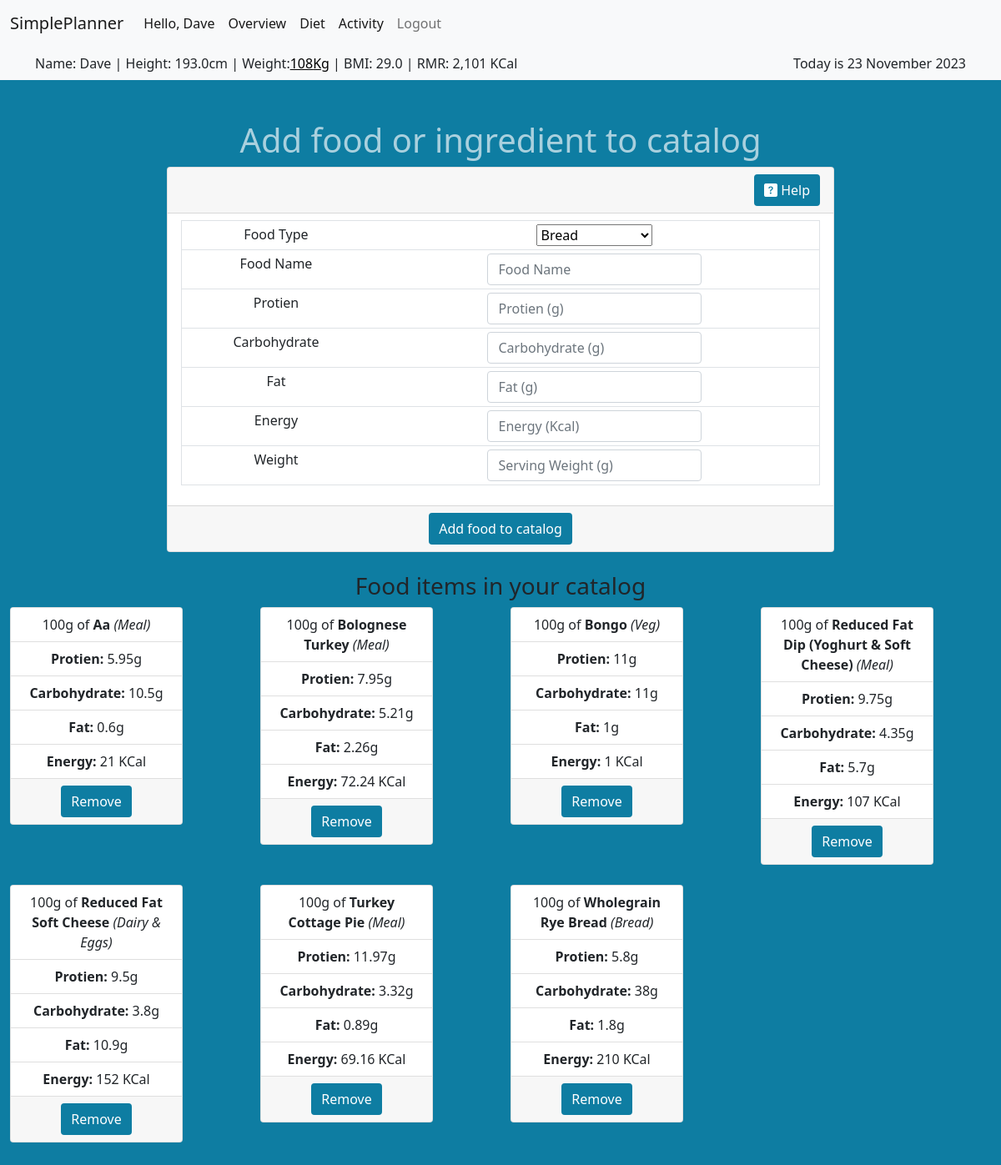
The app's page /customfood (signed in) with its own data.
### tables this page shows
CREATE TABLE custom_food (
    id INTEGER PRIMARY KEY,
    user_id INTEGER REFERENCES users(id) NOT NULL,
    food_name TEXT,
    food_type_id INTEGER REFERENCES food_type(id) NOT NULL,
    energy INTEGER,
    protien INTEGER,
    carbohydrate INTEGER,
    fat INTEGER,
    desc TEXT
);

CREATE TABLE food_type (
    id INTEGER PRIMARY KEY,
    type TEXT
);

### app.py (the view)
@app.route("/customfood", methods=["GET", "POST"])
@helpers.login_required
def custom_food():
    if request.method == "POST":
        try:
            values = helpers.check_values(request.form.to_dict(flat=True), string=["name"], zero=[
                                  "energy", "protien", "carbohydrate", "fat"], positive=["amount"])
        except Exception as e:
            print(f"/customfood ERROR: {e}")
            pass
        else:
            energy = round(values["energy"] / values["amount"] * 100, 2)
            protien = round(values["protien"] / values["amount"] * 100, 2)
            carbs = round(values["carbohydrate"] / values["amount"] * 100, 2)
            fat = round(values["fat"] / values["amount"] * 100, 2)
            cur = db.cursor()
            if cur.execute("INSERT INTO custom_food (user_id, food_name, food_type_id, energy, protien, carbohydrate, fat) VALUES (?, ?, ?, ?, ?, ?, ?)", (session["user_id"], request.form.get("name").title(), request.form.get("food_type"), energy, protien, carbs, fat)).rowcount == 1:
                helpers.add_toast(
                    f"{request.form.get('name').title()} created and added as a custom food item", 1)
                db.commit()
            else:
                helpers.add_toast(f"Food not added to database, please try again")
            cur.close()
            session["meal_creation"] = []
        return redirect("/diet_diary")
    else:
        cur = db.cursor()
        custom_foods = cur.execute("SELECT custom_food.id, custom_food.food_name, custom_food.energy, custom_food.protien, custom_food.carbohydrate, custom_food.fat, food_type.type, food_type.id AS food_type_id FROM custom_food INNER JOIN food_type ON custom_food.food_type_id = food_type.id WHERE custom_food.user_id = ? ORDER BY food_name", ((
            session["user_id"]), )).fetchall()
        food_types = cur.execute(
            "SELECT * FROM food_type ORDER BY type").fetchall()
        cur.close()
        return render_template("diet_foodcreation.html", custom_foods=custom_foods, food_types=food_types)

### helpers.py (called while the page is built)
def dict_factory(cursor, row):
    fields = [column[0] for column in cursor.description]
    return {key: value for key, value in zip(fields, row)}

def login_required(f):
    @wraps(f)
    def decorated_function(*args, **kwargs):
        if session.get("user_id") is None:
            return redirect("/login")
        return f(*args, **kwargs)
    return decorated_function

def kcal(value):
    return f"{value:,} KCal"

def gkg(value):
    if value < 1000:
        return f"{value:}g"
    else:
        return f"{float(value/1000):,.1f}Kg"

def date_format(value):
    months = ("January", "February", "March", "April", "May", "June",
              "July", "August", "September", "October", "November", "December")
    month = months[value.month-1]
    return "{} {} {}".format(value.day, month, value.year)

### templates/diet_foodcreation.html (shortened to what this page needs)
{% extends "layout.html" %}
{% block main %}
<h1>Add food or ingredient to catalog</h1>
<div class="card" style="width: 50rem; margin-left: auto; margin-right: auto;">
    <div class="card-header">
        <button type="button" data-bs-toggle="modal" data-bs-target="#helpModal" style="float: right"><i
                class="bi bi-question-square-fill"></i> Help</button>
    </div>
    <form action="/customfood" method="post">
        <ul class="list-group list-group-flush">
            <li class="list-group-item">
                <table class="table table-sm">
                    <tr>
                        <td>Food Type</td>
                        <td>
                            <select name="food_type">
                                {% for type in food_types %}
                                <option value='{{ type["id"] }}'>{{ type["type"] }}</option>
                                {% endfor %}
                            </select>
                        </td>
                    </tr>
                    <tr>
                        <td>Food Name</td>
                        <td><input autocomplete="off" autofocus class="form-control mx-auto w-auto" name="name"
                                placeholder="Food Name" required type="text"></td>
                    </tr>
                    <tr>
                        <td>Protien</td>
                        <td><input class="form-control mx-auto w-auto" name="protien" placeholder="Protien (g)" required
                                type="text"></td>
                    </tr>
                    <tr>
                        <td>Carbohydrate</td>
                        <td><input class="form-control mx-auto w-auto" name="carbohydrate"
                                placeholder="Carbohydrate (g)" required type="text"></td>
                    </tr>
                    <tr>
                        <td>Fat</td>
                        <td><input class="form-control mx-auto w-auto" name="fat" placeholder="Fat (g)" required
                                type="text"></td>
                    </tr>
                    <tr>
                        <td>Energy</td>
                        <td><input class="form-control mx-auto w-auto" name="energy" placeholder="Energy (Kcal)"
                                required type="text"></td>
                    </tr>
                    <tr>
                        <td>Weight</td>
                        <td><input class="form-control mx-auto w-auto" name="amount" placeholder="Serving Weight (g)"
                                required type="text"></td>
                    </tr>
                </table>
            </li>
        </ul>
        <div class="card-footer">
            <button type="submit">Add food to catalog</button>
        </div>
    </form>
</div>
<br>
<h3>Food items in your catalog</h3>
<div class="row">
    {% for food in custom_foods %}
    <div class="col-sm-3">
        <div class="card" style="width: 75%;">
            <ul class="list-group list-group-flush">
                <li class="list-group-item">100g of <b>{{ food["food_name"] }}</b> <i>({{ food["type"] }})</i></li>
                <li class="list-group-item"><b>Protien:</b> {{ food["protien"] | gkg }}</li>
                <li class="list-group-item"><b>Carbohydrate:</b> {{ food["carbohydrate"] | gkg }}</li>
                <li class="list-group-item"><b>Fat:</b> {{ food["fat"] | gkg }}</li>
                <li class="list-group-item"><b>Energy:</b> {{ food["energy"] | kcal }}</li>
            </ul>
            <div class="card-footer">
                <form action="/removecustomfood" method="post"><input type="hidden" name="id"
                        value='{{ food["id"] }}'><button type="submit">Remove</button></form>
            </div>
        </div>
        <br>
    </div>
    {% endfor %}
</div>
{% endblock %}

### templates/layout.html (shortened to what this page needs)
<!DOCTYPE html>
<html lang="eng">
<head>
    <link href="https://cdn.jsdelivr.net/npm/bootstrap@5.1.3/dist/css/bootstrap.min.css"
 rel="stylesheet">
    <link rel="stylesheet" href="https://cdn.jsdelivr.net/npm/bootstrap-icons@1.11.1/font/bootstrap-icons.css">
    <link rel="stylesheet" type="text/css" href="static/style.css">
</head>
<body>
    <nav class="navbar navbar-expand-lg navbar-light bg-light">
        <div class="container-fluid">
            <a class="navbar-brand" href="/">SimplePlanner</a>
            <div class="collapse navbar-collapse" id="navbarNavDropdown">
                <ul class="navbar-nav">
                    {% if session["user_id"] %}
                    <li class="nav-item">
                        <a class="nav-link active" aria-current="page" href="#">Hello, {{ session["username"] }}</a>
                    </li>
                    <li class="nav-item">
                        <a class="nav-link active" aria-current="page" href="/overview">Overview</a>
                    </li>
                    <li class="nav-item">
                        <a class="nav-link active" aria-current="page" href="/diet_diary">Diet</a>
                    </li>
                    <li class="nav-item">
                        <a class="nav-link active" aria-current="page" href="/exercise_diary">Activity</a>
                    </li>
                    <li class="nav-item">
                        <a class="nav-link" href="/logout">Logout</a>
                    </li>
                    {% endif %}
                </ul>
            </div>
        </div>
    </nav>
    {% if session["user_id"] %}
    <nav class="navbar navbar-expand-lg navbar-light bg-light">
        <div class="container">
            <div class="collapse navbar-collapse" id="navbarButtonsExample">
                Name: {{ session["username"] }} | Height: {{ session["height"] }}cm | Weight: <a type="button"
                    data-bs-toggle="modal" data-bs-target="#update_weight" href="#">{{ session['weight'] }}Kg</a>&nbsp|
                BMI: {{ (session["weight"] / ((session["height"] / 100) * (session["height"] / 100))) | round(1,
                'common') }} | RMR: {{ session["rmr"] | kcal }}
            </div>
            <div class="d-flex align-items-center">
                Today is {{ session["today"] | date_format }}
            </div>
        </div>
    </nav>
    {% endif %}
    <main class="container-fluid py-5 text-center">
        {% block main %}{% endblock %}
    </main>
</body>
</html>

### static/style.css (style rules this page uses)
body { background-color: rgb(14, 125, 162); }
h1 { color: rgba(255, 255, 255, 0.645); text-align: center; }
a { color: rgb(255, 255, 255); }
table { border: 1px solid; }
button { background-color: rgb(14, 125, 162); border: 2px solid rgb(14, 125, 162); color: white; padding: 5px 10px; text-align: center; text-decoration: none; display: inline-block; font-size: 16px; border-radius: 4px; transition-duration: 0.4s; }
.navbar a, .modal a { color: rgb(0, 0, 0); }

### records on screen
custom_food: food_name "Aa", type "Meal", protien|gkg "5.95g", carbohydrate|gkg "10.5g", fat|gkg "0.6g", energy|kcal "21 KCal"
custom_food: food_name "Bolognese Turkey", type "Meal", protien|gkg "7.95g", carbohydrate|gkg "5.21g", fat|gkg "2.26g", energy|kcal "72.24 KCal"
custom_food: food_name "Bongo", type "Veg", protien|gkg "11g", carbohydrate|gkg "11g", fat|gkg "1g", energy|kcal "1 KCal"
custom_food: food_name "Reduced Fat Dip (Yoghurt & Soft Cheese)", type "Meal", protien|gkg "9.75g", carbohydrate|gkg "4.35g", fat|gkg "5.7g", energy|kcal "107 KCal"
custom_food: food_name "Reduced Fat Soft Cheese", type "Dairy & Eggs", protien|gkg "9.5g", carbohydrate|gkg "3.8g", fat|gkg "10.9g", energy|kcal "152 KCal"
custom_food: food_name "Turkey Cottage Pie", type "Meal", protien|gkg "11.97g", carbohydrate|gkg "3.32g", fat|gkg "0.89g", energy|kcal "69.16 KCal"
custom_food: food_name "Wholegrain Rye Bread", type "Bread", protien|gkg "5.8g", carbohydrate|gkg "38g", fat|gkg "1.8g", energy|kcal "210 KCal"

### other values on screen
{{ session["username"] }} "Dave"
{{ session["height"] }} "193.0"
{{ session['weight'] }} "108"
{{ session["rmr"] | kcal }} "2,101 KCal"
{{ session["today"] | date_format }} "23 November 2023"
form field food_type "Bread"
